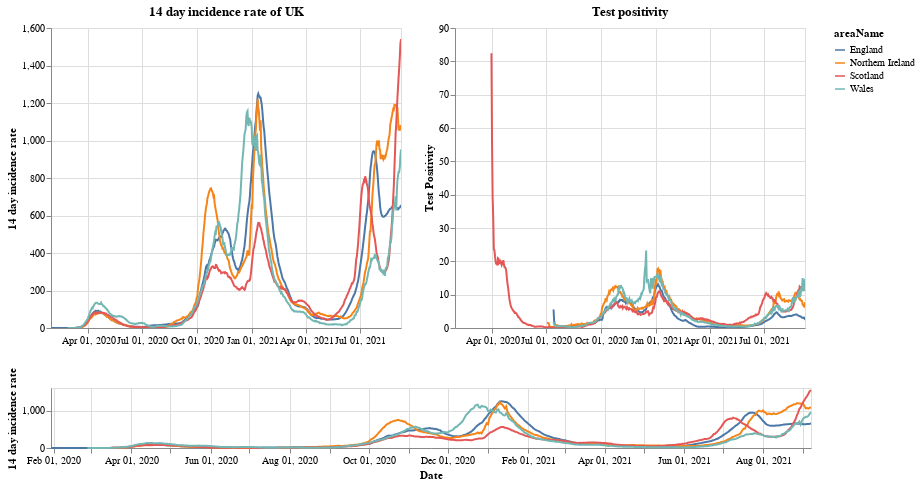

Write notebook code for a chart like this one.
### Markdown cell above
# Plots

First a plot with each country in the UK. The top right shows the positivity rate for (which is the percentage of registered tests which were positive) while the top left is the 14 day incidence rate. The bottom chart can be used to select the timeframe (does not work on a mobile device).

### Code cell
#collapse
brush = alt.selection(type='interval', name='DateBrush',encodings=['x'],fields=['Time'])
leg_selection = alt.selection_multi(fields=['areaName'], bind='legend')

base = alt.Chart(uk_cases).mark_line().encode(
    x=alt.X("yearmonthdate(date):T", axis=alt.Axis(title='Date')),
    y=alt.Y("twoWeeklyCasesRate:Q", axis=alt.Axis(title='14 day incidence rate')),
    tooltip=['areaName', 'date','twoWeeklyCasesRate', 'testPositivity'],
    color='areaName',
    opacity=alt.condition(leg_selection, alt.value(2), alt.value(0.1))
).add_selection(leg_selection).properties(width=350)

upper = base.encode(alt.X('yearmonthdate(date):T', axis=alt.Axis(title=''),
                         scale=alt.Scale(domain=brush))
                   ).properties(title=f'14 day incidence rate of UK')
upper_right = upper.encode(alt.Y('testPositivity:Q', axis=alt.Axis(title='Test Positivity'))).properties(title='Test positivity')
lower = base.properties(height=60, width = 760).add_selection(brush)

(upper | upper_right) & lower

### Figure 1 — Vega-Lite specification as saved in the notebook (floating-point values rounded to 4 significant figures; data arrays with more than 128 entries replaced by an {"elided": "..."} marker saying what was removed)
{"config": {"view": {"continuousWidth": 400, "continuousHeight": 300}}, "vconcat": [{"hconcat": [{"mark": "line", "encoding": {"color": {"type": "nominal", "field": "areaName"}, "opacity": {"condition": {"value": 2, "selection": "selector001"}, "value": 0.1}, "tooltip": [{"type": "nominal", "field": "areaName"}, {"type": "temporal", "field": "date"}, {"type": "quantitative", "field": "twoWeeklyCasesRate"}, {"type": "quantitative", "field": "testPositivity"}], "x": {"type": "temporal", "axis": {"title": ""}, "field": "date", "scale": {"domain": {"selection": "DateBrush"}}, "timeUnit": "yearmonthdate"}, "y": {"type": "quantitative", "axis": {"title": "14 day incidence rate"}, "field": "twoWeeklyCasesRate"}}, "selection": {"selector001": {"type": "multi", "fields": ["areaName"], "bind": "legend"}}, "title": "14 day incidence rate of UK", "width": 350}, {"mark": "line", "encoding": {"color": {"type": "nominal", "field": "areaName"}, "opacity": {"condition": {"value": 2, "selection": "selector001"}, "value": 0.1}, "tooltip": [{"type": "nominal", "field": "areaName"}, {"type": "temporal", "field": "date"}, {"type": "quantitative", "field": "twoWeeklyCasesRate"}, {"type": "quantitative", "field": "testPositivity"}], "x": {"type": "temporal", "axis": {"title": ""}, "field": "date", "scale": {"domain": {"selection": "DateBrush"}}, "timeUnit": "yearmonthdate"}, "y": {"type": "quantitative", "axis": {"title": "Test Positivity"}, "field": "testPositivity"}}, "selection": {"selector001": {"type": "multi", "fields": ["areaName"], "bind": "legend"}}, "title": "Test positivity", "width": 350}]}, {"mark": "line", "encoding": {"color": {"type": "nominal", "field": "areaName"}, "opacity": {"condition": {"value": 2, "selection": "selector001"}, "value": 0.1}, "tooltip": [{"type": "nominal", "field": "areaName"}, {"type": "temporal", "field": "date"}, {"type": "quantitative", "field": "twoWeeklyCasesRate"}, {"type": "quantitative", "field": "testPositivity"}], "x": {"type": "temporal", "axis": {"title": "Date"}, "field": "date", "timeUnit": "yearmonthdate"}, "y": {"type": "quantitative", "axis": {"title": "14 day incidence rate"}, "field": "twoWeeklyCasesRate"}}, "height": 60, "selection": {"selector001": {"type": "multi", "fields": ["areaName"], "bind": "legend"}, "DateBrush": {"type": "interval", "encodings": ["x"], "fields": ["Time"]}}, "width": 760}], "data": {"name": "data-bf8e2199289dba7d120351139abae8d5"}, "$schema": "https://vega.github.io/schema/vega-lite/v4.8.1.json", "datasets": {"data-bf8e2199289dba7d120351139abae8d5": {"elided": "2256 records"}}}
